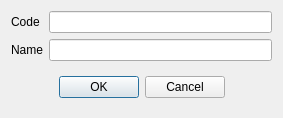
<?xml version="1.0" encoding="UTF-8"?>
<ui version="4.0">
 <class>RERestPrinter</class>
 <widget class="QDialog" name="RERestPrinter">
  <property name="geometry">
   <rect>
    <x>0</x>
    <y>0</y>
    <width>283</width>
    <height>113</height>
   </rect>
  </property>
  <property name="windowTitle">
   <string>Printer</string>
  </property>
  <layout class="QHBoxLayout" name="horizontalLayout">
   <item>
    <layout class="QGridLayout" name="gridLayout">
     <item row="0" column="0">
      <widget class="QLabel" name="label">
       <property name="text">
        <string>Code</string>
       </property>
      </widget>
     </item>
     <item row="1" column="0">
      <widget class="QLabel" name="label_2">
       <property name="text">
        <string>Name</string>
       </property>
      </widget>
     </item>
     <item row="0" column="1">
      <widget class="EQLineEdit" name="leCode">
       <property name="focusPolicy">
        <enum>Qt::NoFocus</enum>
       </property>
       <property name="readOnly">
        <bool>true</bool>
       </property>
       <property name="Field" stdset="0">
        <string>f_id</string>
       </property>
       <property name="PrimaryKey" stdset="0">
        <bool>true</bool>
       </property>
      </widget>
     </item>
     <item row="1" column="1">
      <widget class="EQLineEdit" name="leName">
       <property name="Field" stdset="0">
        <string>f_name</string>
       </property>
      </widget>
     </item>
     <item row="2" column="0" colspan="2">
      <widget class="QWidget" name="widget" native="true">
       <layout class="QHBoxLayout" name="horizontalLayout_2">
        <item>
         <spacer name="horizontalSpacer">
          <property name="orientation">
           <enum>Qt::Horizontal</enum>
          </property>
          <property name="sizeHint" stdset="0">
           <size>
            <width>35</width>
            <height>20</height>
           </size>
          </property>
         </spacer>
        </item>
        <item>
         <widget class="QPushButton" name="btnOk">
          <property name="text">
           <string>OK</string>
          </property>
         </widget>
        </item>
        <item>
         <widget class="QPushButton" name="btnCancel">
          <property name="text">
           <string>Cancel</string>
          </property>
         </widget>
        </item>
        <item>
         <spacer name="horizontalSpacer_2">
          <property name="orientation">
           <enum>Qt::Horizontal</enum>
          </property>
          <property name="sizeHint" stdset="0">
           <size>
            <width>36</width>
            <height>20</height>
           </size>
          </property>
         </spacer>
        </item>
       </layout>
      </widget>
     </item>
    </layout>
   </item>
  </layout>
 </widget>
 <customwidgets>
  <customwidget>
   <class>EQLineEdit</class>
   <extends>QLineEdit</extends>
   <header location="global">eqlineedit.h</header>
   <slots>
    <signal>customButtonClicked(bool)</signal>
   </slots>
  </customwidget>
 </customwidgets>
 <resources/>
 <connections/>
</ui>
